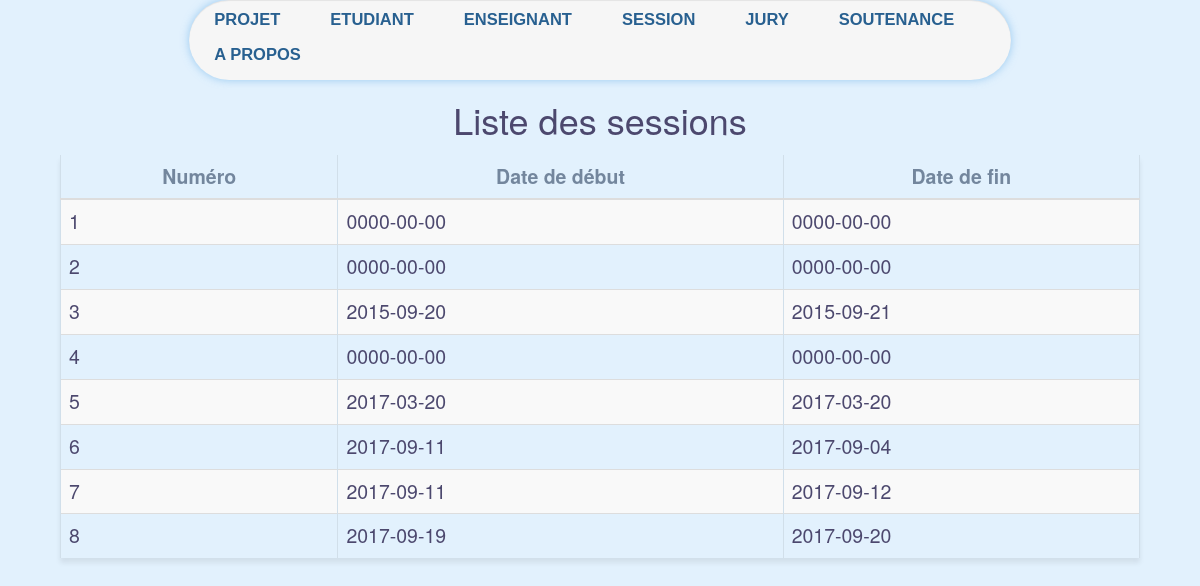
Screenshot of /lister_sessions.php with the database file from the repository.
### tables this page shows
CREATE TABLE `session` (
  `num_session` int(10) NOT NULL,
  `date_deb` date NOT NULL,
  `date_fin` date NOT NULL
);

### lister_sessions.php (the view, shortened to what this page needs)
<!DOCTYPE html>
<html>
	<head>
		<link rel="stylesheet" type="text/css" href="css/bootstrap.css">
		<link rel="stylesheet" type="text/css" href="css/style.css">
		<link rel="stylesheet" type="text/css" href="css/menu.css">
	</head>
	<body>
		<?php
			include 'menu.php';
			include 'connect.php';
			$req = $pdo->query('SELECT * from session;');
			echo '<h1>Liste des sessions</h1>';
			if($req->rowCount()!=0){
		        echo '<table width="80%" class="resultTable table table-striped">
		                    <thead>
		                        <th>Numéro</th>
		                        <th>Date de début</th>
		                        <th>Date de fin</th>
		                    </thead>
		                    <tbody>';
		        while ($donnees = $req->fetch())
		            {
		                echo "<tr>";
		                    echo '<td>'.$donnees['num_session'].'</td>';
		                    echo '<td>'.$donnees['date_deb'].	'</td>';
		                    echo '<td>'.$donnees['date_fin']. 	'</td>';
		                echo '</tr>';
		            }
		        echo    '</tbody>
		             </table>';
		    }
		    else
		        echo '<h1 style="color: gray;">Aucun résultat</h1>';
		?>
	</body>
</html>

### css/style.css (style rules this page uses)
body { width: 90%; min-width: 404px; margin: auto; font-size: 1.5em; color: #4c486e; background-color: rgba(208, 233, 252, 0.6); }
h1 { text-align: center; }
table { margin:auto; margin-top: 15px; margin-bottom: 10px; border-collapse: collapse; border: 1px outset #d1dfea; border-spacing: 0; }
th { border-top: 1px solid #d1dfea; border-left: 1px solid #d1dfea; border-right: 1px solid #d1dfea; color: #73869d; text-align: center; padding-left: 6px; padding-right: 6px; }
td { border-top: 1px solid #d1dfea; border-left: 1px solid #d1dfea; border-right: 1px solid #d1dfea; padding: 6px 13px; }
.resultTable { font-size: 1.3em; box-shadow: 0 5px 5px rgba(0, 0, 0, 0.075); border: none; }

### rows the page displays
session: num_session "1", date_deb "0000-00-00", date_fin "0000-00-00"
session: num_session "2", date_deb "0000-00-00", date_fin "0000-00-00"
session: num_session "3", date_deb "2015-09-20", date_fin "2015-09-21"
session: num_session "4", date_deb "0000-00-00", date_fin "0000-00-00"
session: num_session "5", date_deb "2017-03-20", date_fin "2017-03-20"
session: num_session "6", date_deb "2017-09-11", date_fin "2017-09-04"
session: num_session "7", date_deb "2017-09-11", date_fin "2017-09-12"
session: num_session "8", date_deb "2017-09-19", date_fin "2017-09-20"
